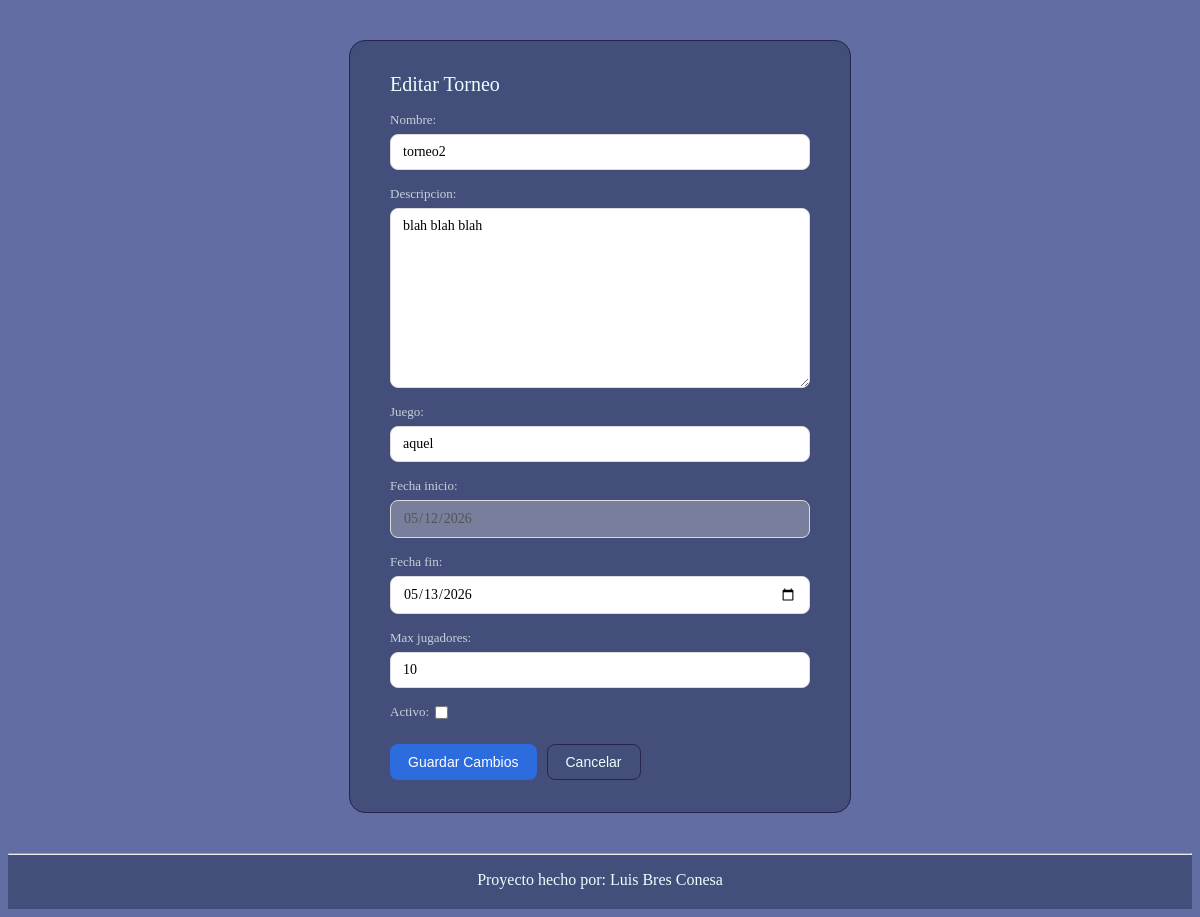
/torneos/torneo_form/1/ (signed in), run on the app's committed database.
### torneos/models.py (models this page shows, shortened)
class Torneo(models.Model):
    nombre = models.CharField(max_length=100)               # Nombre del torneo
    juego = models.CharField(max_length=50)                 # Juego o disciplina del torneo
    descripcion = models.TextField(blank=True)              # Descripción del torneo
    fecha_inicio = models.DateField()                       # Fecha de inicio del torneo
    fecha_fin = models.DateField()                          # Fecha de finalización del torneo
    max_jugadores = models.PositiveIntegerField()           # Número máximo de jugadores permitidos
    jugadores = models.ManyToManyField(Jugador, blank=True) # Jugadores inscritos en el torneo
    activo = models.BooleanField(default=False)             # Indica si el torneo está activo

### torneos/views.py (the view)
# urls.py: path('torneo_form/<int:pk>/', TorneoUpdateView.as_view(), name='editar_torneo'),  # URL para editar un torneo existente
class TorneoUpdateView(LoginRequiredMixin, UpdateView):
    model = Torneo
    template_name = 'torneos/torneo_form.html'
    form_class = Torneo_Form
    success_url = reverse_lazy('lista_torneos')  # URL a la que se redirigirá después de editar un torneo
    def dispatch(self, request, *args, **kwargs):
        if request.user.role != 'organizador':
            messages.error(request, 'No tienes permiso para crear un torneo.')
            return redirect('lista_torneos')
        return super().dispatch(request, *args, **kwargs)
    def get_context_data(self, **kwargs):
        context = super().get_context_data(**kwargs)
        context['titulo'] = 'Formulario de edición de Torneo'
        context['encabezado'] = 'Editar Torneo'
        context['texto_boton'] = 'Guardar Cambios'
        return context

### torneos/forms.py (shortened to what this page needs)
class Torneo_Form(forms.ModelForm):
    class Meta:
        model = Torneo
        fields = ['nombre', 'descripcion', 'juego', 'fecha_inicio', 'fecha_fin', 'max_jugadores', 'activo']
        widgets = {
            'fecha_inicio': forms.DateInput(attrs={'type': 'date'}),
            'fecha_fin': forms.DateInput(attrs={'type': 'date'})
        }
    def __init__(self, *args, **kwargs):
        super().__init__(*args, **kwargs)
        if self.instance and self.instance.pk:
            self.fields["fecha_inicio"].disabled = True

### templates/torneos/torneo_form.html (shortened to what this page needs)
{% extends "base.html" %}
{% block content %}
    <div class="pagina">
        <div class="tarjeta">
            <h2>{{ encabezado }}</h2>
            <form method="post">
                {{ form.as_p }}
                <div class="form-acciones">
                    <button type="submit" class="btn-primario">{{ texto_boton }}</button>
                    <button type="button" class="btn-secundario"
                            onclick="location.href='{% if object.pk %}{% url 'detalle_torneo' object.pk %}{% else %}{% url 'lista_torneos' %}{% endif %}'">
                        Cancelar
                    </button>
                </div>
            </form>
        </div>
    </div>
{% endblock %}

### static/css/styles.css (style rules this page uses)
:root { --color-primary: #2d6cdf; --color-primary-hover: #1f56b3; --color-danger: #da3636; --color-danger-bg: #FCEBEB; --color-danger-text: #d46262; --color-border: #26254e; --color-border-light: #f0f0f0; --color-bg: #333864; --color-tarjeta: #444e7a; --color-text: #e4e7e7; --color-text-muted: #96a5a4; --color-text-subtle: #c3d2da; --color-text-title: #ebffff; --radius-sm: 8px; --radius-md: 12px; --radius-lg: 16px; }
input:not([type="checkbox"]):not([type="radio"]), select, textarea { width: 100%; padding: 9px 12px; border: 1px solid #ddd; border-radius: var(--radius-sm); font-size: 14px; font-family: inherit; box-sizing: border-box; outline: none; transition: border-color 0.2s, box-shadow 0.2s; }
textarea { resize: vertical; min-height: 90px; }
.btn-primario { padding: 9px 18px; border-radius: var(--radius-sm); border: none; background: var(--color-primary); color: #ffffff; font-size: 14px; font-weight: 500; cursor: pointer; transition: background 0.2s; }
.btn-secundario { padding: 9px 18px; border-radius: var(--radius-sm); border: 1px solid var(--color-border); color: var(--color-text-title); background: transparent; font-size: 14px; cursor: pointer; transition: background 0.15s; }
.base-body { background: #616da3; }
.pagina { display: flex; align-items: center; justify-content: center; min-height: 80vh; padding: 2rem 1rem; }
.tarjeta { background: var(--color-tarjeta); border: 1px solid var(--color-border); border-radius: var(--radius-lg); padding: 2rem 2.5rem; width: 100%; max-width: 420px; }
.tarjeta h2 { color: var(--color-text-title); margin: 0 0 6px; font-size: 20px; font-weight: 500; }
.form-acciones { display: flex; gap: 10px; margin-top: 1.5rem; }
.tarjeta form p { display: flex; flex-direction: column; gap: 6px; margin-bottom: 1rem; }
.tarjeta form p label { font-size: 13px; font-weight: 500; color: var(--color-text-subtle); }
.tarjeta form p:has(input[type="checkbox"]) { flex-direction: row; align-items: center; }
.tarjeta form p input[type="checkbox"] { width: auto; margin: 0; flex-shrink: 0; }

### data on the page
Torneo: nombre "torneo2", descripcion "blah blah blah", juego "aquel", fecha_inicio "05/12/2026", fecha_fin "05/13/2026", max_jugadores "10"

### other printed values
{{ encabezado }} "Editar Torneo"
{{ texto_boton }} "Guardar Cambios"
